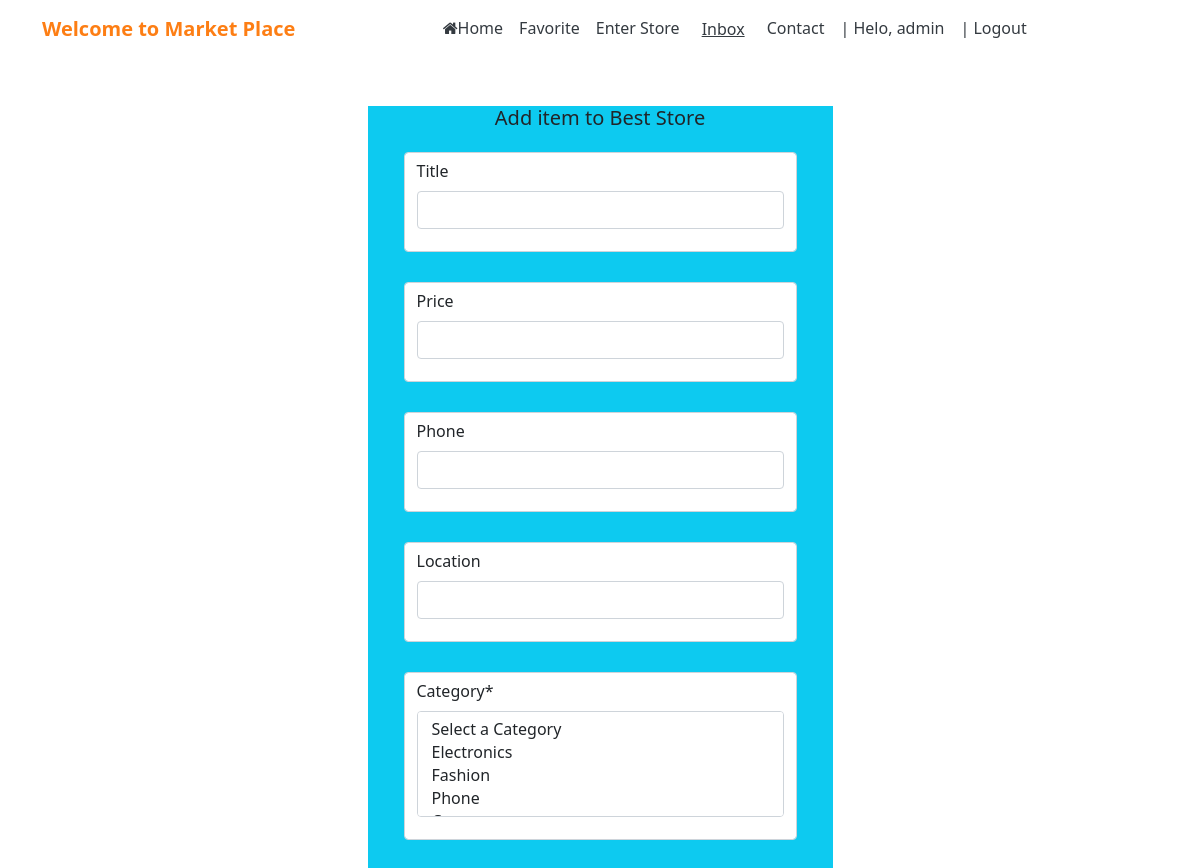
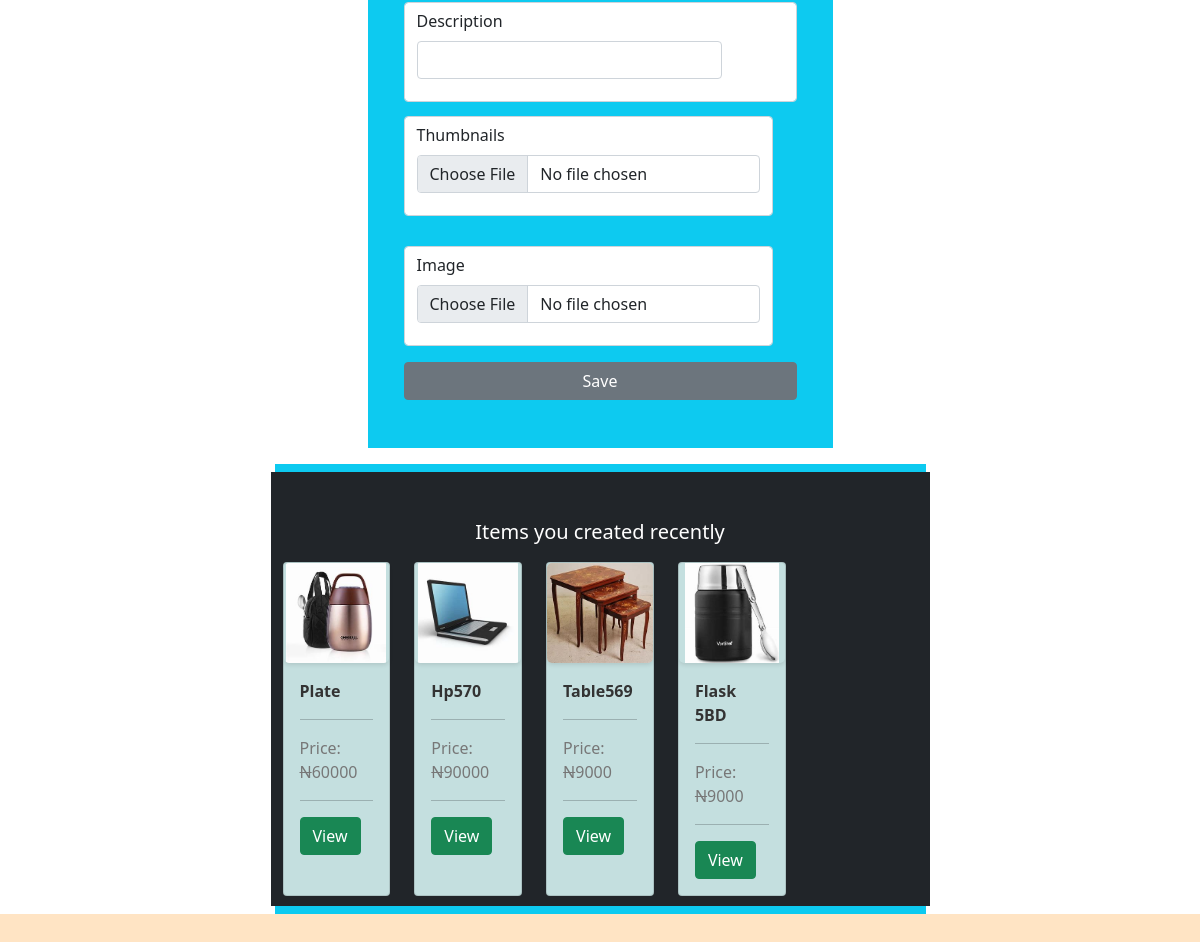
/itemupload/1 (signed in), run on the app's committed database (2 pictures, top to bottom).
### jijiapp/models.py (models this page shows, shortened)
class Store(models.Model):
    name = models.SlugField(unique =True, max_length=50)
    author = models.ForeignKey(User, on_delete=models.CASCADE, blank=False)
    create_date = models.DateTimeField(auto_now_add=True, null=True)
    discription=models.CharField(max_length=5000, null=True, blank=True)
    location =models.CharField(max_length=5000, null=True, blank=True)
    logo =models.ImageField(upload_to='logos/', default = '')
    category = models.ManyToManyField(Category, related_name ='cat')
    class Meta:
        ordering = ['-name']
        verbose_name_plural = 'Store'

class Items(models.Model):
    user = models.ForeignKey(User, on_delete = models.CASCADE, related_name='supplier')
    store = models.ForeignKey(Store, on_delete=models.CASCADE, null=True, blank = True)
    title = models.CharField(max_length=10, null=True, blank =True)
    description = models.CharField(max_length=1000, null=True, blank=True)
    price = models.CharField(max_length=20, null=True, blank=True)
    phone = models.CharField(max_length=20, null=True, blank=True)
    location =models.CharField(max_length=20, null=True, blank=True)
    post_date = models.DateTimeField(auto_now_add=True, null=True, blank=True)
    thumbnails =models.ImageField(upload_to='thumbnails/', null=True, blank=True)
    category = models.ManyToManyField(Category, related_name ='categories')
    class Meta:
        ordering =['-post_date',]
        verbose_name_plural ='Items'

### jijiapp/views.py (the view, shortened to what this page needs)
# urls.py: path('itemupload/<int:store_id>', views.itemupload, name='itemupload' ),
@login_required
def itemupload(request, store_id):
    user = request.user
    items = Items.objects.filter(user=request.user)[:4]
    item_url = reverse('itemupload', args=[store_id])
    i = Items.objects.filter(user=request.user)
    categories = Category.objects.filter(name__in=i.values('category'))
    if store_id:
        store = get_object_or_404(Store, pk=store_id)
    else:
        store = None
    imageforms = ImageForm()
    itemsform = ItemsForm()
    context = {
        'imageforms': imageforms,
        'itemsform': itemsform,
        'items': items,
        'store': store,
        'item_url': item_url
    }
    return render(request, 'jijiapp/itemform.html', context)

### jijiapp/forms.py
class ImageForm(forms.ModelForm):
    image = MultiFileField(max_num=5, min_num=1)
    class Meta:
        model = Images
        fields = ['image',]

class ItemsForm(ModelForm):
    category = forms.ModelMultipleChoiceField(queryset=Category.objects.all(),
                                      widget=forms.SelectMultiple,)
    class Meta:
        model =Items
        exclude = ['user', 'store']
    def __init__(self, *args, **kwargs):
        super().__init__(*args, **kwargs)
        categorys =[(cat.id, cat.name) for cat in Category.objects.all()]
        self.fields['category'].choices = [('', 'Select a Category')] + categorys

### jijiapp/templates/jijiapp/itemform.html (shortened to what this page needs)
{% extends 'jijiapp/base/base.html' %}
{% load static %}
{% load crispy_forms_tags %}
{% block content %}
<div class="">
    <div class="mx-5 px-5 col-sm-10 col-md-10 col-lg-5 mx-auto bg-info ">
        <h4 class="text-center lead">Add item to {{ store.name }}</h4>
        <form action="{{ item_url }}" method="post", enctype="multipart/form-data">
            <div class = "row mb-3">
                <label class="col-md-5 col-form-label">{{ itemsform.label }}</label>
                <div class="col-sm-5 form-control ">
                    {{ itemsform.title|as_crispy_field }}
                </div>
            </div>
            <div class = "row mb-3">
                <label class="col-md-2 col-form-label">{{ itemsform.label }}</label>
                <div class="col-sm-10 form-control">
                    {{ itemsform.price|as_crispy_field }}
                </div>
            </div>
            <div class = "row mb-3">
                <label class="col-md-2 col-form-label">{{ itemsform.label }}</label>
                <div class="col-sm-10 form-control">
                    {{ itemsform.phone|as_crispy_field }}
                </div>
            </div>
            <div class = "row mb-3">
                <label class="col-md-2 col-form-label">{{ itemsform.label }}</label>
                <div class="col-sm-10 form-control">
                    {{ itemsform.location |as_crispy_field}}
                </div>
            </div>
            <div class = "row mb-3">
                <label class="col-md-2 col-form-label">{{ itemsform.label }}</label>
                <div class="col-sm-10 form-control">
                    {{ itemsform.category |as_crispy_field}}
                </div>
            </div>
            <div class = "row mb-3">
                <label class="col-md-2 col-form-label">{{ itemsform.label }}</label>
                <div class="col-sm-10 form-control">
                    <div class="col-sm-10 ">
                    {{ itemsform.description|as_crispy_field }}
                </div>
            </div>
            <div class = "row mb-3">
                <label class="col-md-2 col-form-label">{{ itemsform.label }}</label>
                <div class="col-sm-10 form-control">
                    {{ itemsform.thumbnails |as_crispy_field }}
                </div>
            </div>
            <div class = "row mb-3">
                <label class="col-md-2 col-form-label">{{ imageforms.label }}</label>
                <div class="col-sm-10 form-control">
                    {{ imageforms.image |as_crispy_field}}
                </div>
            </div>
            <button class="btn btn-secondary mb-5" >Save</button>
        </form>
    </div>
</div>
<div class="col-md-7 bg-info mx-auto mb-5 p-2">
        <div class="row rowwidth pt-5 bg-dark">
            <h4 class="text-center lead text-white">Items you created recently</h4>
            {% for item in items %}
            <div class="col-sm-10 col-md-4 col-lg-4 second-card-style">
              <div class="card" style="background-color:rgb(196, 223, 223)">
                <div class="card-image-top">
                  <img src="{{ item.thumbnails.url }}" alt="first image" class="card-img-top img-fluid mx-auto image0" style="height: 100px; object-fit: contain;" >
                  <div class="card-body">
                    <p class="card-title">{{ item.title }}</p>
                    <hr>
                    <p class="card-text">Price: <strike>N</strike>{{ item.price }}</p>
                    <hr>
                    <a href="{% url 'detail' item.pk %}" class="btn btn-success">View</a>
                  </div>
                </div>
              </div>
            </div>
            {% endfor %}
          </div>
</div>
{% endblock %}

### jijiapp/templates/jijiapp/base/base.html (shortened to what this page needs)
{% load static %}
<!DOCTYPE html>
<html lang="en">
<head>
    <https://cdn.jsdelivr.net/npm/@fortawesome/fontawesome-free@6.2.1/css/fontawesome.min.css>
    <link rel="stylesheet" href="https://cdn.jsdelivr.net/npm/@fortawesome/fontawesome-free@6.2.1/css/fontawesome.min.css">
    <link(rel="stylesheet", href="https://cdn.jsdelivr.net/npm/@fortawesome/fontawesome-free@6.2.1/css/fontawesome.min.css",,)>
    <link rel="stylesheet" href="https://cdnjs.cloudflare.com/ajax/libs/font-awesome/4.7.0/css/font-awesome.min.css">
    <link rel='stylesheet' type='text/css' media='screen' href="{% static 'jijiapp/css/style.css' %}">
    <link href="https://cdn.jsdelivr.net/npm/bootstrap@5.0.2/dist/css/bootstrap.min.css" rel="stylesheet">
</head>
<body>
  <nav class="navbar navbar-expand-lg navbar-light" style="background-color: #ffffff;">
    <div class="container mb-5">
      <a class="navbar-brand" href="{% url 'index' %}" style="color: #fd7e14;"><strong>Welcome to Market Place</strong></a>
      <div class="collapse navbar-collapse justify-content-center" id="navbarNav">
        <ul class="navbar-nav">
          <li class="nav-item">
            <a class="nav-link active" aria-current="page" href="{% url 'index' %}" style="color: #343a40;"><i class="fa fa-home"></i>Home</a>
          </li>
          {% if user.is_authenticated %}
          <li class="nav-item">
            <a class="nav-link" href="{% url 'favorite' %}" style="color: #343a40;">Favorite</a>
          </li>
          <li class="nav-item">
            <a class="nav-link" href="{% url 'jijistore:all_store' %}" style="color: #343a40;">Enter Store</a>
          </li>
          <li class="nav-item">
            <form class="nav-link reset-message-count" method="post" action="{% url 'reset_message_count' %}">
              <button type="submit" style="background: none; border: none; color: #343a40; text-decoration: underline; cursor: pointer;">
                Inbox
              </button>
            </form>
          </li>
          <li class="nav-item">
            <a class="nav-link" href="{% url 'contact' %}" style="color: #343a40;">Contact</a>
          </li>
          <li class="nav-item">
            <a class="nav-link" href="#" style="color: #343a40;">| Helo, {{user.username}} </a>
          </li>
          <li class="nav-item">
            <a class="nav-link" href="{% url 'signout' %}" style="color: #343a40;">| Logout </a>
          </li>
          {% endif %}
        </ul>
      </div>
    </div>
  </nav>
<div class="container">
    {% block content %}
    {% endblock %}
</div>
</body>
</html>

### jijiapp/static/jijiapp/css/style.css (style rules this page uses)
html { background-color:bisque; height: auto; width: 100%; }
@media (min-width: 576px) { .second-card-style { width: 25% !important; padding: 10px; } }
@media (min-width: 992px) { .second-card-style { width: 20% !important; padding: 10px; } }
.card-title { font-weight: bold; color: #333; }
.card-text { color: #777; }
.card-body { padding: 10px; }
.btn-success { background-color: #28A745; color: #FFF; border: none; }

### jijiapp/templates/jijiapp/base/base.html (style rules this page uses)
.card { height: 100%; }
.card-img-top { object-fit: contain; border-radius: 5px; box-shadow: 0 2px 4px rgba(0, 0, 0, 0.1); }

### data on the page
Store: name "Best Store"
Items: thumbnails (picture), title "Plate", price "60000"
Items: thumbnails (picture), title "Hp570", price "90000"
Items: thumbnails (picture), title "Table569", price "9000"
Items: thumbnails (picture), title "Flask 5BD", price "9000"

### other printed values
{{ user.username }} "admin"
